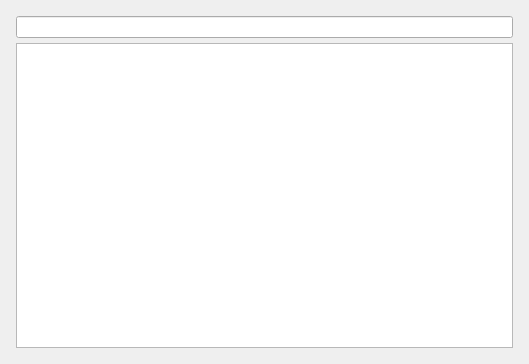
<?xml version="1.0" encoding="UTF-8"?>
<ui version="4.0">
 <class>RawBodyWidget</class>
 <widget class="QWidget" name="RawBodyWidget">
  <property name="geometry">
   <rect>
    <x>0</x>
    <y>0</y>
    <width>529</width>
    <height>364</height>
   </rect>
  </property>
  <property name="windowTitle">
   <string>Form</string>
  </property>
  <layout class="QGridLayout" name="gridLayout">
   <item row="0" column="0">
    <layout class="QVBoxLayout" name="verticalLayout">
     <property name="spacing">
      <number>5</number>
     </property>
     <property name="leftMargin">
      <number>5</number>
     </property>
     <property name="topMargin">
      <number>5</number>
     </property>
     <property name="rightMargin">
      <number>5</number>
     </property>
     <property name="bottomMargin">
      <number>5</number>
     </property>
     <item>
      <widget class="QLineEdit" name="contentType"/>
     </item>
     <item>
      <widget class="QTextEdit" name="rawBody"/>
     </item>
    </layout>
   </item>
  </layout>
 </widget>
 <resources/>
 <connections/>
</ui>
